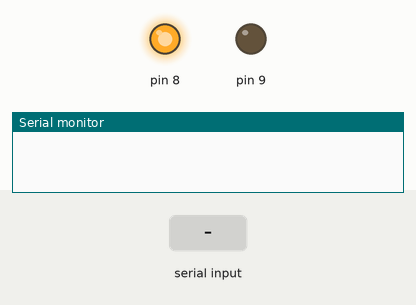
The sketch below on a simulated Arduino Uno, built with avr-gcc and run on an emulated ATmega328P. On the bench: output pins drawn as LEDs (lit = HIGH), the last lines printed to the serial monitor. The test bench sets the inputs (shaded band).

Above: at 1.2 s.
1.3 s: "3\n" received over Serial
At 2.6 s:
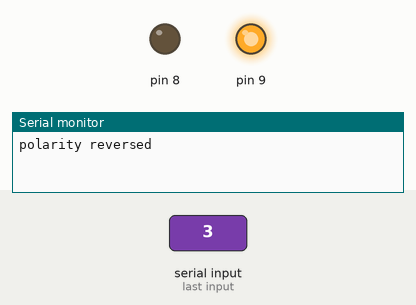
Timing chart, 0 to 12.8 s (numbered marks = the images above; inputs shaded):
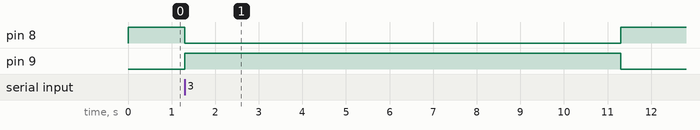

The sketch:

Polarity.ino
```cpp
void setup() {
  // put your setup code here, to run once:
 pinMode(8,OUTPUT);
  pinMode(9,OUTPUT);
  Serial.begin(9600);
}

void loop() {
  // put your main code here, to run repeatedly:
  digitalWrite(8,HIGH);
  digitalWrite(9,LOW);
  if(Serial.available()){
    int n= Serial.parseInt();
    if(n==3){
      Serial.print("polarity reversed");
       digitalWrite(8,LOW);
  digitalWrite(9,HIGH);

    }
    delay(10000);
  }

}
```

Measured:
- after the input at 1.3 s, pin 8: HIGH → LOW at once, → HIGH 10.0 s later; pin 9: LOW → HIGH at once, → LOW 10.0 s later
